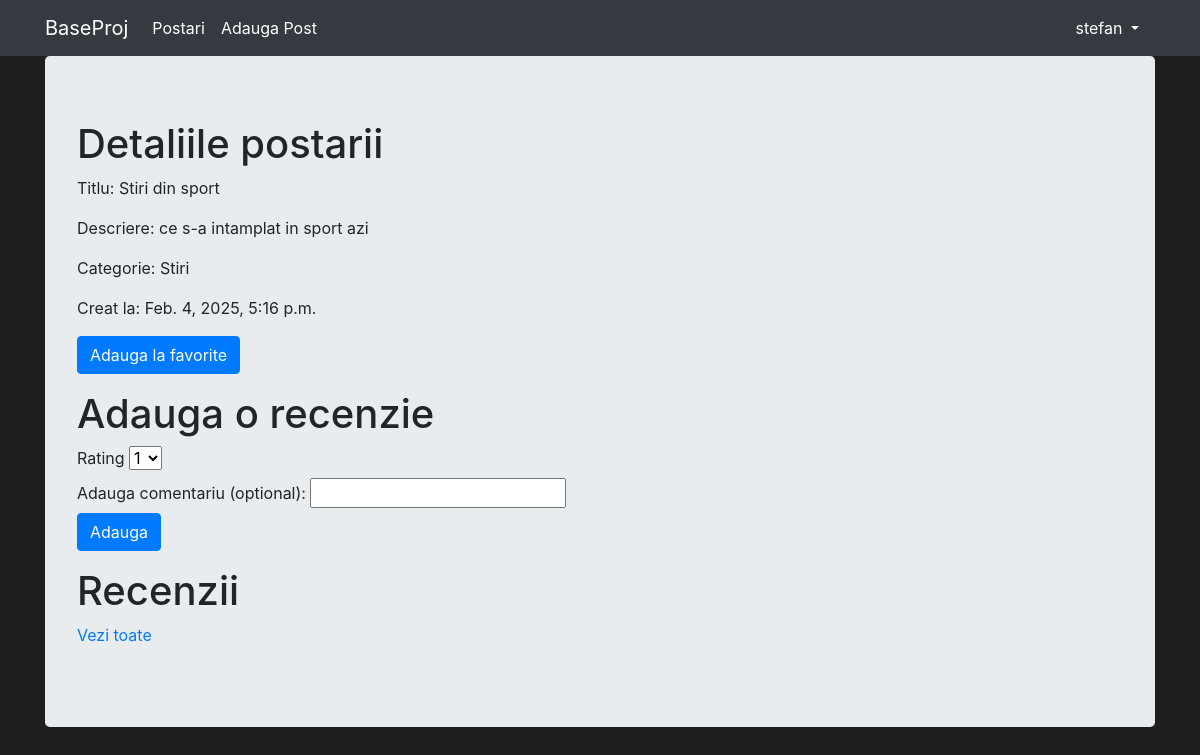
Page /posts/2 (signed in) on the committed database.
### posts/models.py (models this page shows, shortened)
class Post(Model):
    title = CharField(max_length=128)
    description = TextField()
    category = ForeignKey(Category, on_delete=DO_NOTHING)
    created = DateTimeField(auto_now_add=True)
    publications = ManyToManyField(Publicatie)

class Category(Model):
    class Meta:
        verbose_name_plural = 'Categories'
    title = CharField(max_length=128)
    description = TextField()

### posts/views.py (the view)
# urls.py: path('posts/<pk>', post_detail_view, name='posts-detail'),
def post_detail_view(request, pk):
    post = Post.objects.get(pk=pk)
    reviews = Review.objects.filter(post=post).order_by('-pk')[:3]
    user_already_reviewed = False
    for review in reviews:
        if review.user == request.user:
            user_already_reviewed = True
    return render(
        request,
        'posts_detail.html',
        context={
            'object': post,
            'reviews': reviews,
            'user_already_reviewed': user_already_reviewed
        }
    )

### posts/templates/posts_detail.html (shortened to what this page needs)
{% extends 'base.html' %}
{% block content %}
<h1>Detaliile postarii</h1>
<p>Titlu: {{ object.title }}</p>
<p>Descriere: {{ object.description }}</p>
<p>Categorie: {{ object.category.title }}</p>
<p>Creat la: {{ object.created }}</p>
{% if user.is_authenticated %}
<form method="post" action="{% url 'add-post-to-user' object.id %}">
    <button type="submit" class="btn btn-primary">Adauga la favorite</button>
</form>
{% endif %}
{% if not user_already_reviewed %}
<div>
    <h1>Adauga o recenzie</h1>
    <form method="post" action="{% url 'add-review' object.id %}">
        <label for="rating">Rating</label>
        <select id="rating" name="rating">
            <option value="1">1</option>
        </select>
        <br>
        <label for="comentariu">Adauga comentariu (optional):</label>
        <input type="text" id="comentariu" name="description">
        <br>
        <input type="submit" class="btn btn-primary" value="Adauga">
    </form>
</div>
{% endif %}
<div>
    <h1>Recenzii</h1>
    <a href="{% url 'reviews' object.pk %}">Vezi toate</a>
</div>
{% endblock %}

### posts/templates/base.html (shortened to what this page needs)
{% load static %}
<html {% if LANGUAGE_CODE %}lang="{{ LANGUAGE_CODE }}" {% endif %}>
<head>
    <link rel="stylesheet" href="https://stackpath.bootstrapcdn.com/bootstrap/4.2.1/css/bootstrap.min.css"
>
    <link rel="stylesheet" href="{% static 'index.css' %}">
</head>
<body>
<nav class="navbar navbar-expand-lg navbar-dark bg-dark">
    <div class="container fixed">
        <a class="navbar-brand" href="/">BaseProj</a>
        <div class="collapse navbar-collapse" id="navbarNavAltMarkup">
            <div class="navbar-nav">
                <a class="nav-item nav-link active" href="{% url 'posts-page' %}">
                    Postari
                </a>
                <a class="nav-item nav-link active" href="{% url 'posts-create' %}">
                    Adauga Post
                </a>
            </div>
        </div>
        <div class="nav-item dropdown">
            {% if user.is_authenticated %}
            <a class="nav-link dropdown-toggle text-white" href="#" data-toggle="dropdown">
                {{ user.username }}
            </a>
            {% endif %}
        </div>
    </div>
</nav>
<div class="container">
    <div class="jumbotron">
        {% block content %}{% endblock %}
    </div>
</div>
</body>
</html>

### posts/static/index.css (style rules this page uses)
body { background-color: #1e1e1e; }

### rows in the picture
Post: title "Stiri din sport", description "ce s-a intamplat in sport azi", category "Stiri", created "Feb. 4, 2025, 5:16 p.m."

### other values in the picture
{{ user.username }} "stefan"
